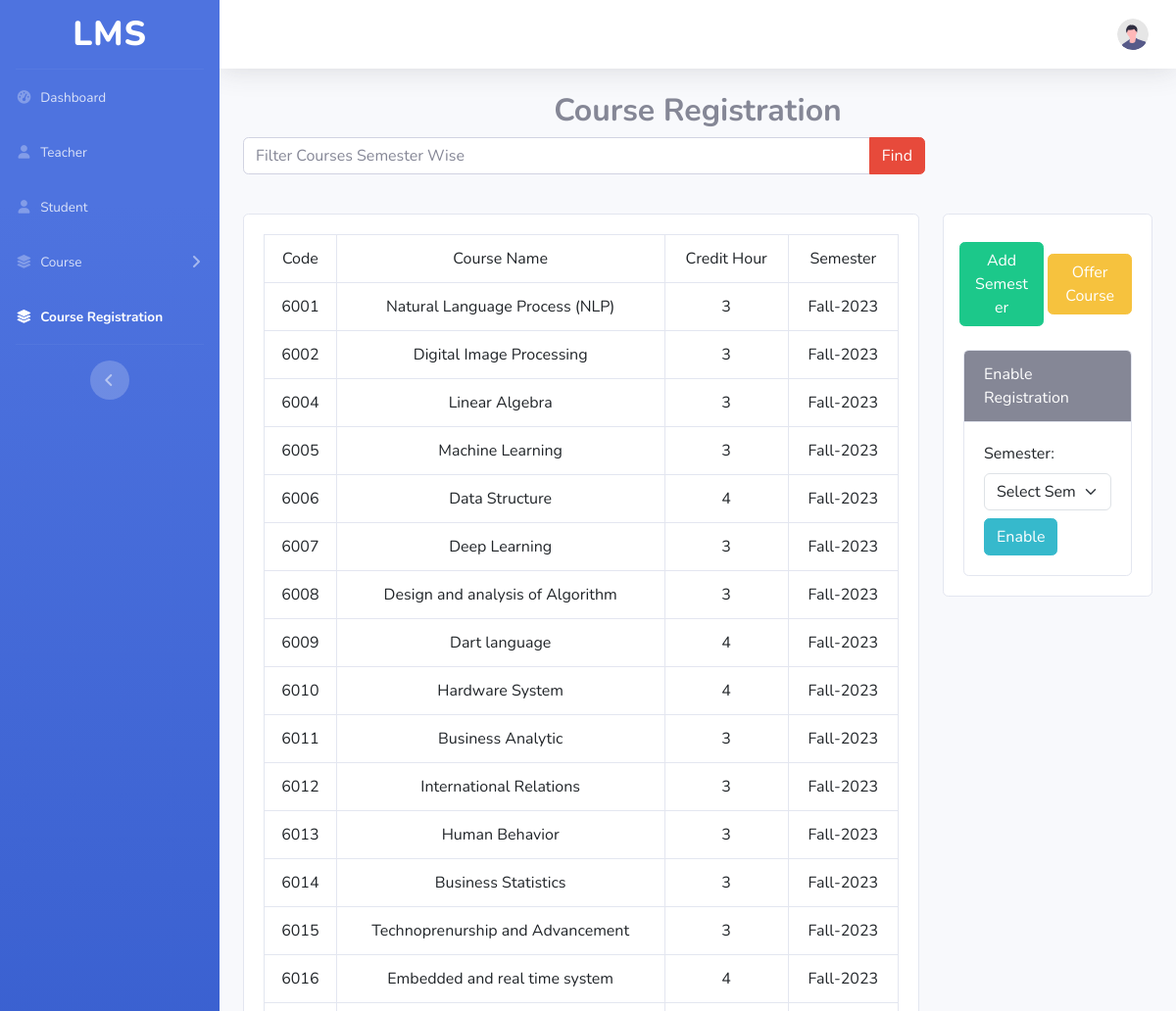
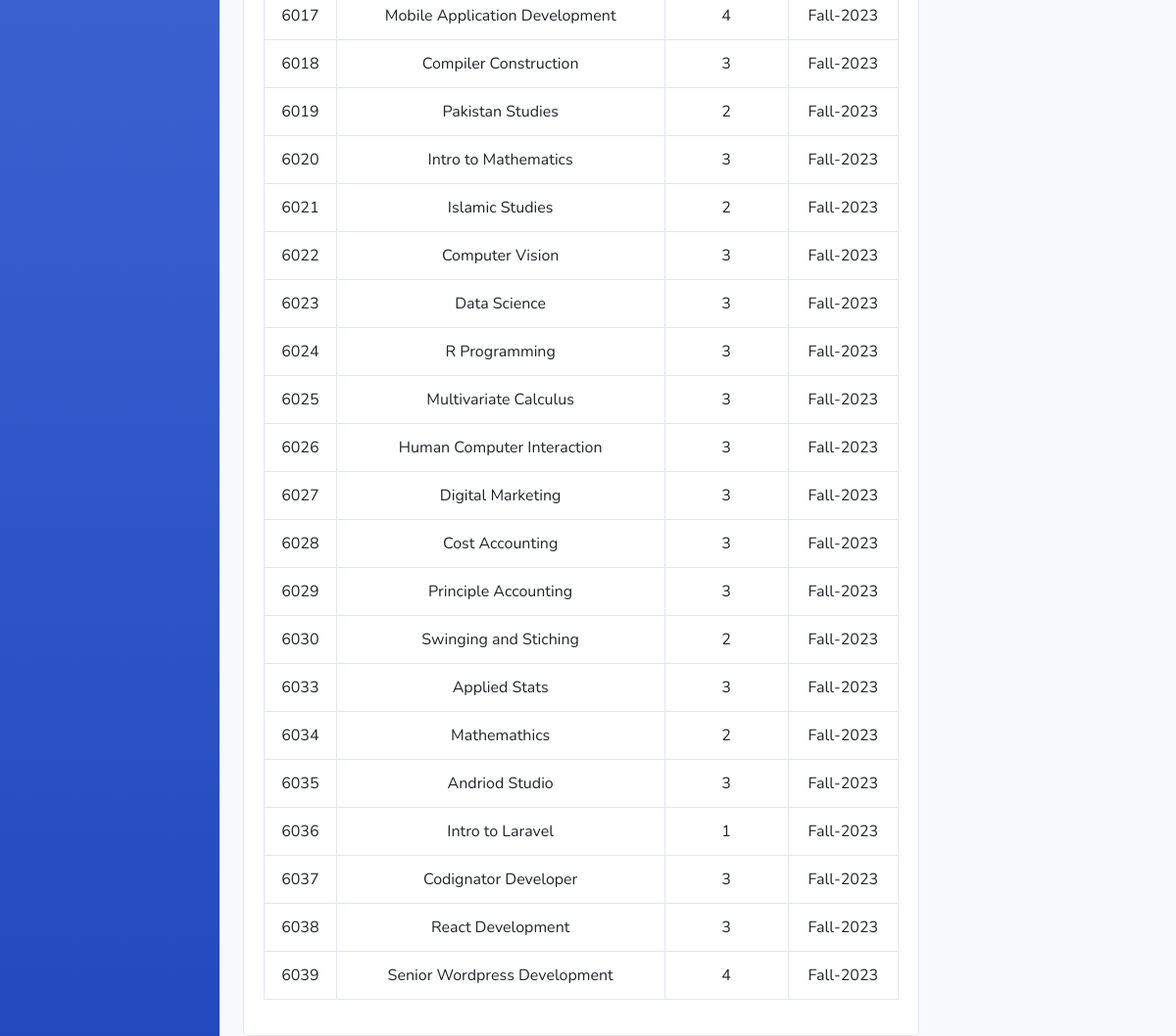
Page /Admin/course_registration.php on the committed database (2 pictures, top to bottom).
### tables this page shows
CREATE TABLE `course` (
  `course_id` int NOT NULL,
  `smr_id` int NOT NULL,
  `code` int NOT NULL,
  `name` varchar(255) NOT NULL,
  `credit_hour` int NOT NULL,
  `semester` varchar(20) DEFAULT NULL,
  `Status` varchar(10) DEFAULT '0'
);

CREATE TABLE `register_semester` (
  `smr_id` int NOT NULL,
  `SemesterName` varchar(50) NOT NULL,
  `Year` int NOT NULL,
  `Time of Creation` timestamp NOT NULL DEFAULT CURRENT_TIMESTAMP
);

### Admin/course_registration.php (the view, shortened to what this page needs)
<?php
$connect = mysqli_connect('localhost', 'root', '', 'lms');
?>
<!DOCTYPE html>
<html lang="en">
<head>
    <link rel="stylesheet" href="https://cdnjs.cloudflare.com/ajax/libs/font-awesome/5.7.1/css/all.min.css">
    <link href="https://cdn.jsdelivr.net/npm/bootstrap@5.3.0-alpha1/dist/css/bootstrap.min.css" rel="stylesheet">
    <link rel="stylesheet" href="https://cdnjs.cloudflare.com/ajax/libs/font-awesome/5.7.1/css/all.min.css">
    <link href="../vendor/fontawesome-free/css/all.min.css" rel="stylesheet" type="text/css">
    <link href="../css/sb-admin-2.min.css" rel="stylesheet">
</head>
<body id="page-top">
    <div id="wrapper">
        <ul class="navbar-nav bg-gradient-primary sidebar sidebar-dark accordion" id="accordionSidebar">
            <a class="sidebar-brand d-flex align-items-center justify-content-center" href="index.html">
                <div class="sidebar-brand-text mx-3">LMS</div>
            </a>
            <hr class="sidebar-divider my-0">
            <li class="nav-item">
                <a class="nav-link" href="/LMSDashboard/Admin/index.php">
                    <i class="fas fa-fw fa-tachometer-alt"></i>
                    <span>Dashboard</span></a>
            </li>
            <li class="nav-item">
                <a class="nav-link" href="/LMSDashboard/Admin/teacherinfo.php">
                    <i class="fas fa-fw fa-light fa-user"></i>
                    <span>Teacher</span></a>
            </li>
            <li class="nav-item">
                <a class="nav-link" href="/LMSDashboard/Admin/studentinfo.php">
                    <i class="fas fa-fw fa-light fa-user"></i>
                    <span>Student</span></a>
            </li>
            <li class="nav-item">
                <a class="nav-link collapsed" href="#" data-toggle="collapse" data-target="#collapseTwo" aria-expanded="true" aria-controls="collapseTwo">
                    <i class="fas fa-fw fa-light fa-layer-group"></i>
                    <span>Course</span>
                </a>
            </li>
            <li class="nav-item active">
                <a class="nav-link" href="/LMSDashboard/Admin/course_registration.php">
                    <i class="fas fa-fw fa-light fa-layer-group"></i>
                    <span>Course Registration</span></a>
            </li>
            <hr class="sidebar-divider d-none d-md-block">
            <div class="text-center d-none d-md-inline">
                <button class="rounded-circle border-0" id="sidebarToggle"></button>
            </div>
        </ul>
        <div id="content-wrapper" class="d-flex flex-column">
            <div id="content">
                <nav class="navbar navbar-expand navbar-light bg-white topbar mb-4 static-top shadow">
                    <ul class="navbar-nav ml-auto">
                        <li class="nav-item dropdown no-arrow">
                            <a class="nav-link dropdown-toggle" href="#" id="userDropdown" role="button" data-toggle="dropdown" aria-haspopup="true" aria-expanded="false">
                                <img class="img-profile rounded-circle" src="../img/undraw_profile.svg">
                            </a>
                        </li>
                    </ul>
                </nav>
                <div class="container-fluid">
                    <h2 class="text-center display-8 text-center font-weight-bolder">Course Registration</h2>
                    <form action="" method="GET">
                        <div class="input-group mb-3 w-75">
                            <input type="text" name="search" required value="<?php if (isset($_GET['value'])) {
                                                                                    echo $_GET['value'];
                                                                                } ?>" class="form-control" placeholder="Filter Courses Semester Wise">
                            <button type="submit" class="btn btn-danger">Find</button>
                        </div>
                    </form>
                    <div class="row">
                        <div class="col-9">
                            <br>
                            <div class="card">
                                <div class="card-body">
                                    <div class="table-responsive">
                                        <table class="table table-bordered text-center">
                                            <tr class="bg-primary text-white">
                                                <td>Code</td>
                                                <td>Course Name</td>
                                                <td>Credit Hour</td>
                                                <td>Semester</td>
                                            </tr>
                                            <tr>
                                                <?php
                                                $cquery = "select * from course as cs inner join register_semester as rs ON cs.smr_id=rs.smr_id";
                                                $cresult = mysqli_query($connect, $cquery);
                                                while ($row = mysqli_fetch_assoc($cresult)) {
                                                ?>
                                                    <td><?php echo $row['code'] ?></td>
                                                    <td><?php echo $row['name'] ?></td>
                                                    <td><?php echo $row['credit_hour'] ?></td>
                                                    <td><?php echo $row['SemesterName'] . '-' . $row['Year'] ?></td>
                                            </tr>
                                        <?php
                                                }
                                        ?>
                                        </table>
                                    </div>
                                </div>
                            </div>
                        </div>
                        <div class="col-3">
                            <div class="card mt-4">
                                <div class="card-body">
                                    <div class="row pl-2 pr-2">
                                        <a href="/LMSDashboard/Admin/register_semester.php" class="btn btn-success mt-2 w-50">Add Semester</a>
                                        <a onclick="showAlert()" href="/LMSDashboard/Admin/offered_course.php" class="btn btn-warning mt-2 w-50">Offer Course</a>
                                    </div>
                                    <br><br>
                                    <div class="card" id="Div1">
                                        <div class="card-header bg-secondary text-white">
                                            Enable Registration
                                        </div>
                                        <div class="card-body">
                                            <label for="form-label">Semester:</label>
                                            <form action="POST">
                                                <select required id="ddlViewBy" name="SemesterName" class="form-select" aria-label="Default select example">
                                                    <option selected>Select Semester</option>
                                                </select>
                                                <a id="Button1" name="sem" class="btn btn-info mt-2">Enable</a>
                                            </form>
                                        </div>
                                    </div>
                                </div>
                            </div>
                        </div>
                    </div>
                </div>
            </div>
</body>
</html>

### Admin/course_registration.php (style rules this page uses)
.sidebar-brand-text { font-size: 35px; }
.mt-2 { align-items: center; }
.pl-2 { display: inline; }

### rows in the picture
course: code "6001", name "Natural Language Process (NLP)", credit_hour "3", smr.SemesterName "Fall", smr.Year "2023"
course: code "6002", name "Digital Image Processing", credit_hour "3", smr.SemesterName "Fall", smr.Year "2023"
course: code "6004", name "Linear Algebra", credit_hour "3", smr.SemesterName "Fall", smr.Year "2023"
course: code "6005", name "Machine Learning", credit_hour "3", smr.SemesterName "Fall", smr.Year "2023"
course: code "6006", name "Data Structure", credit_hour "4", smr.SemesterName "Fall", smr.Year "2023"
course: code "6007", name "Deep Learning", credit_hour "3", smr.SemesterName "Fall", smr.Year "2023"
course: code "6008", name "Design and analysis of Algorithm", credit_hour "3", smr.SemesterName "Fall", smr.Year "2023"
course: code "6009", name "Dart language", credit_hour "4", smr.SemesterName "Fall", smr.Year "2023"
course: code "6010", name "Hardware System", credit_hour "4", smr.SemesterName "Fall", smr.Year "2023"
course: code "6011", name "Business Analytic", credit_hour "3", smr.SemesterName "Fall", smr.Year "2023"
course: code "6012", name "International Relations", credit_hour "3", smr.SemesterName "Fall", smr.Year "2023"
course: code "6013", name "Human Behavior", credit_hour "3", smr.SemesterName "Fall", smr.Year "2023"
course: code "6014", name "Business Statistics", credit_hour "3", smr.SemesterName "Fall", smr.Year "2023"
course: code "6015", name "Technoprenurship and Advancement", credit_hour "3", smr.SemesterName "Fall", smr.Year "2023"
course: code "6016", name "Embedded and real time system", credit_hour "4", smr.SemesterName "Fall", smr.Year "2023"
course: code "6017", name "Mobile Application Development", credit_hour "4", smr.SemesterName "Fall", smr.Year "2023"
course: code "6018", name "Compiler Construction", credit_hour "3", smr.SemesterName "Fall", smr.Year "2023"
course: code "6019", name "Pakistan Studies", credit_hour "2", smr.SemesterName "Fall", smr.Year "2023"
course: code "6020", name "Intro to Mathematics", credit_hour "3", smr.SemesterName "Fall", smr.Year "2023"
course: code "6021", name "Islamic Studies", credit_hour "2", smr.SemesterName "Fall", smr.Year "2023"
course: code "6022", name "Computer Vision", credit_hour "3", smr.SemesterName "Fall", smr.Year "2023"
course: code "6023", name "Data Science", credit_hour "3", smr.SemesterName "Fall", smr.Year "2023"
course: code "6024", name "R Programming", credit_hour "3", smr.SemesterName "Fall", smr.Year "2023"
course: code "6025", name "Multivariate Calculus", credit_hour "3", smr.SemesterName "Fall", smr.Year "2023"
course: code "6026", name "Human Computer Interaction", credit_hour "3", smr.SemesterName "Fall", smr.Year "2023"
course: code "6027", name "Digital Marketing", credit_hour "3", smr.SemesterName "Fall", smr.Year "2023"
course: code "6028", name "Cost Accounting", credit_hour "3", smr.SemesterName "Fall", smr.Year "2023"
course: code "6029", name "Principle Accounting", credit_hour "3", smr.SemesterName "Fall", smr.Year "2023"
course: code "6030", name "Swinging and Stiching", credit_hour "2", smr.SemesterName "Fall", smr.Year "2023"
course: code "6033", name "Applied Stats", credit_hour "3", smr.SemesterName "Fall", smr.Year "2023"
course: code "6034", name "Mathemathics", credit_hour "2", smr.SemesterName "Fall", smr.Year "2023"
course: code "6035", name "Andriod Studio", credit_hour "3", smr.SemesterName "Fall", smr.Year "2023"
course: code "6036", name "Intro to Laravel", credit_hour "1", smr.SemesterName "Fall", smr.Year "2023"
course: code "6037", name "Codignator Developer", credit_hour "3", smr.SemesterName "Fall", smr.Year "2023"
course: code "6038", name "React Development", credit_hour "3", smr.SemesterName "Fall", smr.Year "2023"
course: code "6039", name "Senior Wordpress Development", credit_hour "4", smr.SemesterName "Fall", smr.Year "2023"
